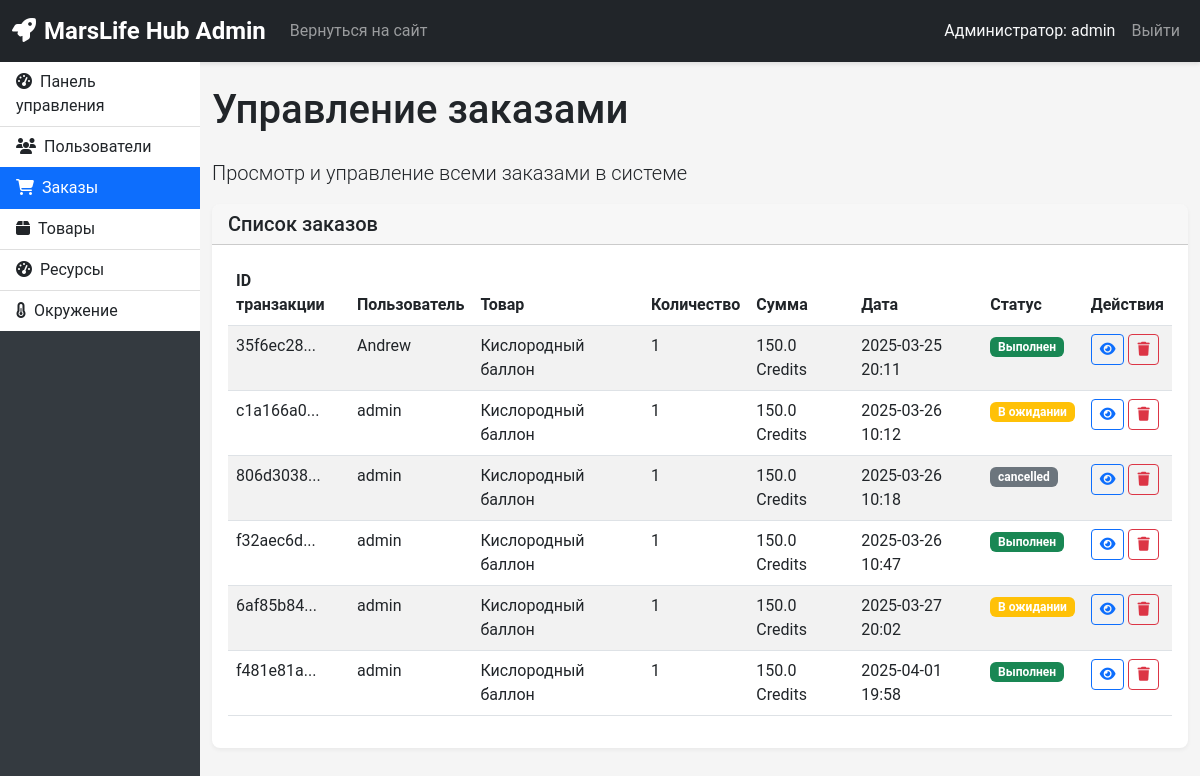
/admin/transactions (signed in), run on the app's committed database.
### app_copy.py (models this page shows)
class Transaction(db.Model):
    id = db.Column(db.Integer, primary_key=True)
    user_id = db.Column(db.Integer, db.ForeignKey('user.id'), nullable=False)
    product_id = db.Column(db.Integer, db.ForeignKey('product.id'), nullable=False)
    quantity = db.Column(db.Integer, nullable=False)
    total_price = db.Column(db.Float, nullable=False)
    transaction_date = db.Column(db.DateTime, default=datetime.utcnow)
    transaction_id = db.Column(db.String(50), unique=True)
    status = db.Column(db.String(20), default='pending')
    payment_method = db.Column(db.String(20))  # 'card' или 'qr'
    card_number = db.Column(db.String(50))     # Полный ID карты

class User(db.Model):
    id = db.Column(db.Integer, primary_key=True)
    username = db.Column(db.String(80), unique=True, nullable=False)
    email = db.Column(db.String(120), unique=True, nullable=False)
    password = db.Column(db.String(20), nullable=False)
    role = db.Column(db.String(20), default='astronaut')

class Product(db.Model):
    id = db.Column(db.Integer, primary_key=True)
    name = db.Column(db.String(100), nullable=False)
    description = db.Column(db.Text)
    price = db.Column(db.Float, nullable=False)
    stock = db.Column(db.Integer, nullable=False)
    category = db.Column(db.String(50))
    image = db.Column(db.String(200))

### app_copy.py (the view)
@app.route('/admin/transactions')
def admin_transactions():
    if 'user_id' not in session:
        return redirect(url_for('login'))
    user = User.query.get(session['user_id'])
    if not user or user.role != 'admin':
        flash('У вас нет доступа к админской панели', 'danger')
        return redirect(url_for('index'))
    transactions = Transaction.query.all()
    users = {user.id: user.username for user in User.query.all()}
    products = {product.id: product.name for product in Product.query.all()}
    return render_template('admin/transactions.html',
                           transactions=transactions,
                           users=users,
                           products=products)

### templates/admin/transactions.html (shortened to what this page needs)
{% extends 'admin/base.html' %}
{% block content %}
<div class="row">
    <div class="col-12">
        <h1 class="mb-4">Управление заказами</h1>
        <p class="lead">Просмотр и управление всеми заказами в системе</p>
    </div>
</div>
<div class="row">
    <div class="col-12">
        <div class="card">
            <div class="card-header">
                <h5 class="mb-0">Список заказов</h5>
            </div>
            <div class="card-body">
                <div class="table-responsive">
                    <table class="table table-striped table-hover">
                        <thead>
                            <tr>
                                <th>ID транзакции</th>
                                <th>Пользователь</th>
                                <th>Товар</th>
                                <th>Количество</th>
                                <th>Сумма</th>
                                <th>Дата</th>
                                <th>Статус</th>
                                <th>Действия</th>
                            </tr>
                        </thead>
                        <tbody>
                            {% for transaction in transactions %}
                            <tr>
                                <td>{{ transaction.transaction_id[:8] }}...</td>
                                <td>{{ users[transaction.user_id] }}</td>
                                <td>{{ products[transaction.product_id] }}</td>
                                <td>{{ transaction.quantity }}</td>
                                <td>{{ transaction.total_price }} Credits</td>
                                <td>{{ transaction.transaction_date.strftime('%Y-%m-%d %H:%M') }}</td>
                                <td>
                                    {% if transaction.status == 'completed' %}
                                    <span class="badge bg-success">Выполнен</span>
                                    {% elif transaction.status == 'pending' %}
                                    <span class="badge bg-warning">В ожидании</span>
                                    {% else %}
                                    <span class="badge bg-secondary">{{ transaction.status }}</span>
                                    {% endif %}
                                </td>
                                <td>
                                    <button class="btn btn-sm btn-outline-primary" data-bs-toggle="modal" data-bs-target="#viewTransactionModal{{ transaction.id }}">
                                        <i class="fas fa-eye"></i>
                                    </button>
                                    <button class="btn btn-sm btn-outline-danger" data-bs-toggle="modal" data-bs-target="#deleteTransactionModal{{ transaction.id }}">
                                        <i class="fas fa-trash"></i>
                                    </button>
                                </td>
                            </tr>
                            {% endfor %}
                        </tbody>
                    </table>
                </div>
            </div>
        </div>
    </div>
</div>
{% endblock %}

### static/css/style.css (style rules this page uses)
body { background-color: #f5f5f5; font-family: 'Roboto', sans-serif; }
.card { box-shadow: 0 2px 4px rgba(0, 0, 0, 0.05); border-radius: 8px; border: none; margin-bottom: 20px; }
.card-header { border-radius: 8px 8px 0 0 !important; font-weight: 600; }

### data on the page
Transaction: status "Выполнен"
User: username "Andrew"
Product: name "Кислородный баллон"
Transaction: status "В ожидании"
User: username "admin"
Transaction: status "Выполнен"
Transaction: status "В ожидании"
Transaction: status "Выполнен"

### other printed values
{{ session['username'] }} "admin"
